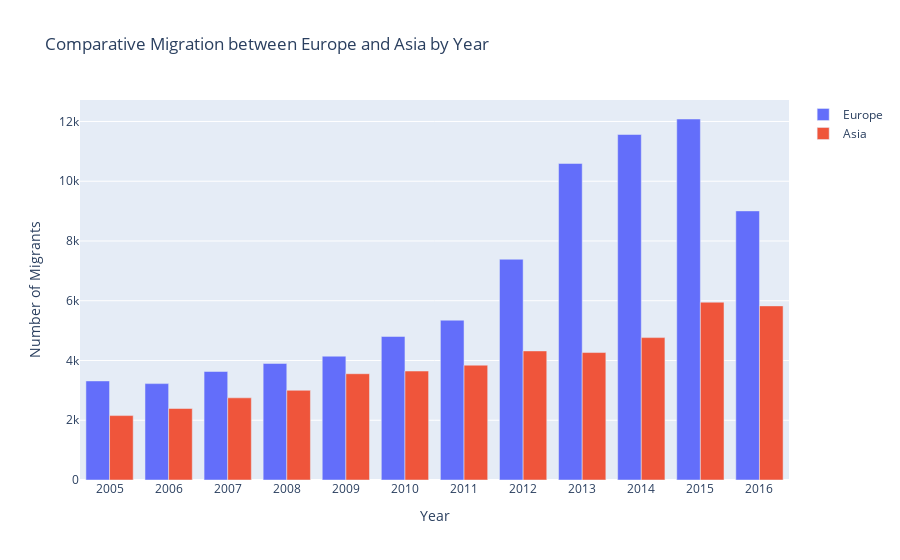

The cell this chart's notebook holds for it:
### Markdown cell above
# Pregunta 4
Un Bar chart para comparar los migrantes de dos continentes, en cada año considerado en el dataset.

### Code cell
# Continentes a comparar
# Opciones: 'Africa', 'Asia', 'Europe', 'Oceania', 'America', 'Otros'
cont_1 = 'Europe'
cont_2 = 'Asia'

# Filtrar el DataFrame para incluir solo los continentes seleccionados
df_filtered = df_chi[df_chi['Continent'].isin([cont_1, cont_2])]

# Agrupar por año y continente, sumando las cantidades de migrantes
df_grouped = df_filtered.groupby(['Continent']).sum().transpose()
# Remover fila de total y de pais
df_grouped.drop(index='Country', inplace=True)
df_grouped.drop(index='Total', inplace=True)

# Crear el gráfico de barras
fig = go.Figure()
# Agregar las barras para cada continente
for continent in [cont_1, cont_2]:
    fig.add_trace(go.Bar(
        x=df_grouped.index,
        y=df_grouped[continent],
        name=continent
    ))

fig.update_layout(
    title=f'Comparative Migration between {cont_1} and {cont_2} by Year',
    xaxis_title='Year',
    yaxis_title='Number of Migrants',
    barmode='group'  
)

#Setear los años como valor unico para que se muestren todos en el eje x
fig.update_xaxes(tickmode='array', tickvals=all_years)

fig.show()

### Figure 1 — Plotly figure (JSON) as saved in the notebook; plotly's stock layout.template omitted (floating-point values rounded to 4 significant figures)
{"data": [{"name": "Europe", "type": "bar", "x": [2005, 2006, 2007, 2008, 2009, 2010, 2011, 2012, 2013, 2014, 2015, 2016], "y": [3316, 3226, 3632, 3900, 4144, 4804, 5349, 7389, 10595, 11564, 12083, 9007]}, {"name": "Asia", "type": "bar", "x": [2005, 2006, 2007, 2008, 2009, 2010, 2011, 2012, 2013, 2014, 2015, 2016], "y": [2156, 2393, 2750, 3002, 3557, 3647, 3843, 4320, 4266, 4766, 5951, 5828]}], "layout": {"barmode": "group", "title": {"text": "Comparative Migration between Europe and Asia by Year"}, "xaxis": {"tickmode": "array", "tickvals": [2005, 2006, 2007, 2008, 2009, 2010, 2011, 2012, 2013, 2014, 2015, 2016], "title": {"text": "Year"}}, "yaxis": {"title": {"text": "Number of Migrants"}}}}
